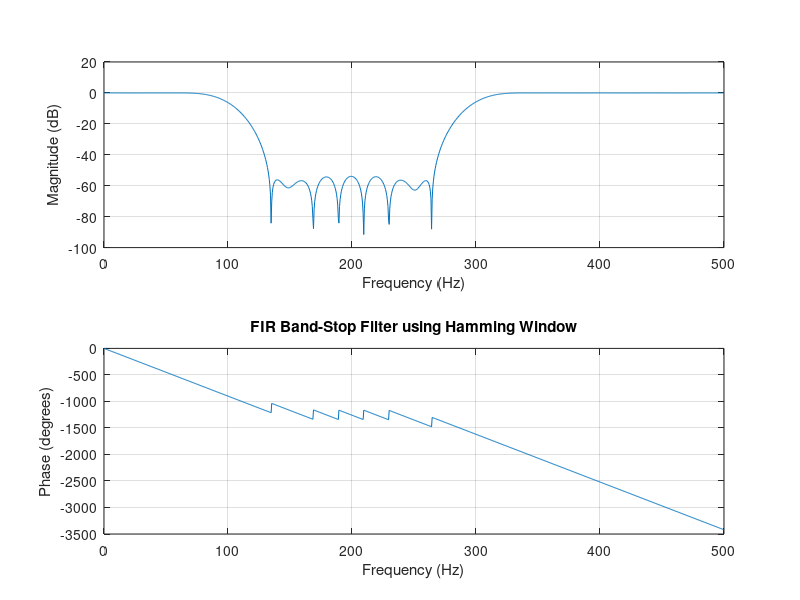

Reproduce this figure in MATLAB.
clc;
clear;
close all;

% Band-Stop FIR Filter using Windowing Technique

% Filter specifications
Fs = 1000;          % Sampling frequency (Hz)
F1 = 100;           % Lower cutoff frequency (Hz)
F2 = 300;           % Upper cutoff frequency (Hz)
N = 50;             % Filter order

% Normalized cutoff frequencies
Wn = [F1 F2] / (Fs/2);

% Design FIR Band-Stop filter using Hamming window
b = fir1(N, Wn, 'stop', hamming(N+1));

% Frequency response
freqz(b, 1, 1024, Fs);

title('FIR Band-Stop Filter using Hamming Window');

% Display filter coefficients
disp('Band-Stop Filter Coefficients:');
disp(b);
